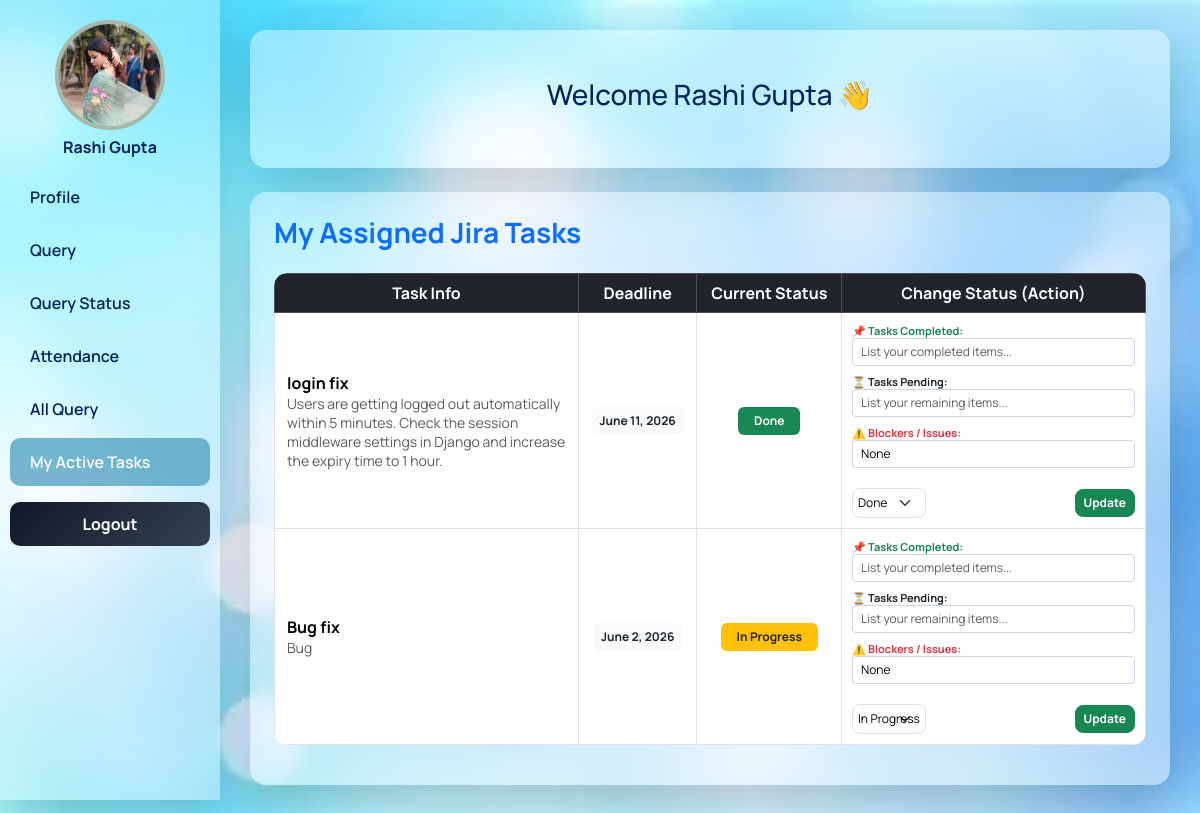
Page /dashboard/ (signed in) on the earlier database version.
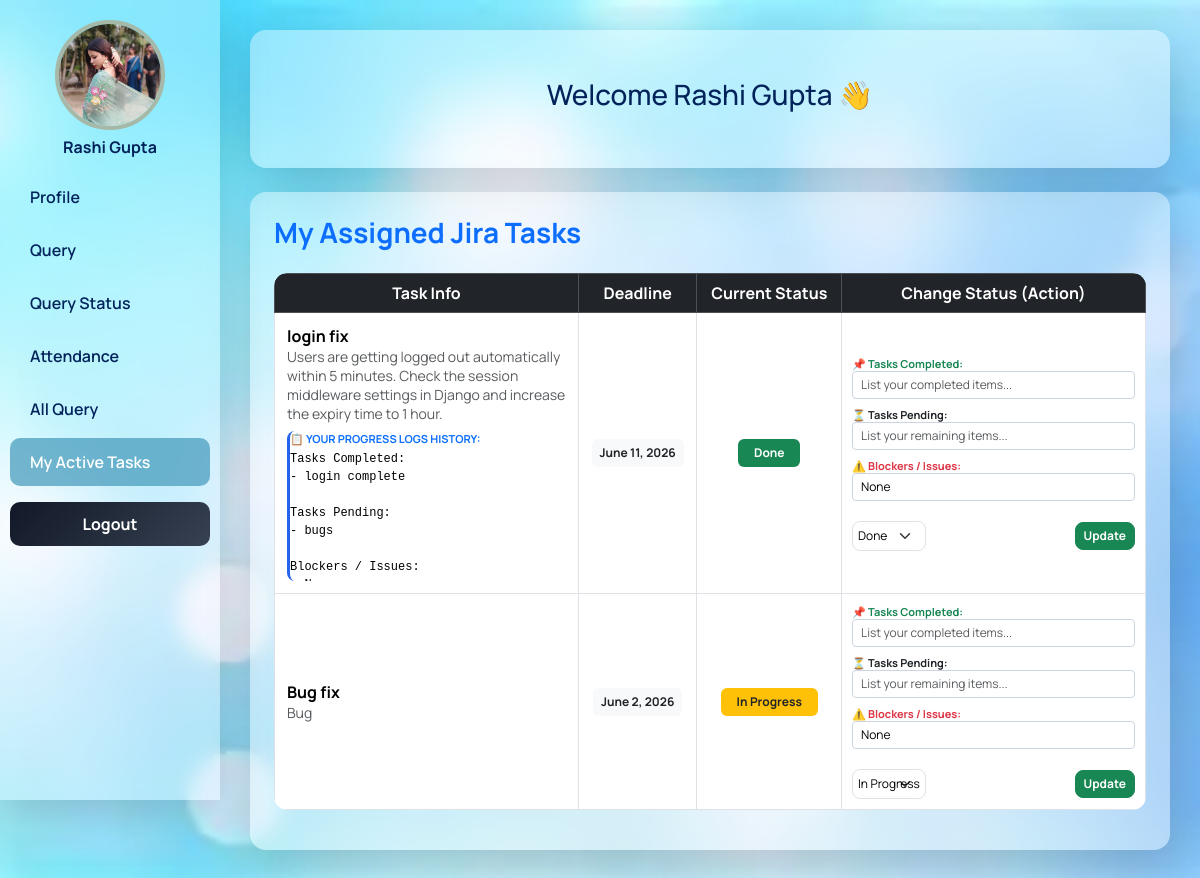
Same page on the later database version.
### app/models.py (models this page shows, shortened)
class Task(models.Model):
    STATUS_CHOICES = [
        ('TODO', 'To Do'),
        ('IN_PROGRESS', 'In Progress'),
        ('DONE', 'Done'),
    ]
    title = models.CharField(max_length=200)
    description = models.TextField()
    assigned_to = models.ForeignKey(AddEmployee, on_delete=models.CASCADE, related_name='tasks')
    status = models.CharField(max_length=20, choices=STATUS_CHOICES, default='TODO')
    created_at = models.DateTimeField(auto_now_add=True)
    due_date = models.DateField()
    progress_note = models.TextField(null=True, blank=True)

### app/views.py (the view)
# urls.py: path('dashboard/',dashboard,name='dashboard'),
def dashboard(req):
    if req.session.get('admin', None):
        data = req.session.get('admin')
        total_emp = new.objects.count()
        total_dep = dep.objects.count()
        total_query = Query.objects.count()
        total_tasks = Task.objects.count() # 🔥 Naya task count
        today = date.today()
        today_attendance = Attendance.objects.filter(date=today).count()
        return render(req, 'admindashboard.html', {
            'data': data,
            'total_emp': total_emp,
            'total_dep': total_dep,
            'total_query': total_query,
            'today_attendance': today_attendance,
            'total_tasks': total_tasks # 🔥 Template me bheja
        })
    elif req.session.get('user_id', None):
        id = req.session['user_id']
        userdata = new.objects.get(id=id)
        my_tasks = Task.objects.filter(assigned_to=userdata).order_by('-created_at')
        return render(req, 'userdashboard.html', {'data': userdata, 'my_tasks': my_tasks})
    else:
        return redirect('login')

### app/templates/userdashboard.html (shortened to what the changed rows need)
{% block contant %}
<!DOCTYPE html>
<html lang="en">
<head>
    <link href="https://cdn.jsdelivr.net/npm/bootstrap@5.3.2/dist/css/bootstrap.min.css" rel="stylesheet">
</head>
<body>
<div class="wrapper">
    <div class="main-content">
       {% if my_tasks %}
        <div id="jira_tasks" class="mt-4">
            <div class="glass shadow-lg p-4">
                <div class="table-responsive">
                    <table class="table table-bordered table-hover text-center align-middle" style="background:rgba(255,255,255,0.55); backdrop-filter:blur(12px); border-radius:14px; overflow:hidden;">
                        <thead class="table-dark" style="background:linear-gradient(135deg,#03161e,#15596d);">
                            <tr>
                                <th>Task Info</th>
                                <th>Deadline</th>
                                <th>Current Status</th>
                                <th>Change Status (Action)</th>
                            </tr>
                        </thead>
                        <tbody>
                            {% for t in my_tasks %}
<tr style="background:rgba(255,255,255,0.7);">
    <td class="text-start" style="padding:12px; color:#000 !important;">
        <strong>{{ t.title }}</strong><br>
        <small class="text-muted">{{ t.description }}</small>
        {% if t.progress_note %}
        <div class="mt-2 p-2.5 text-start" style="border-left: 3px solid #2563eb; background-color: rgba(255,255,255,0.6); border-radius: 8px; max-height: 150px; overflow-y: auto;">
            <strong class="text-primary d-block mb-1" style="font-size: 11px;">📋 YOUR PROGRESS LOGS HISTORY:</strong>
            <div style="font-size: 12px; font-family: monospace; white-space: pre-line; color: #000; line-height: 1.5;">{{ t.progress_note }}</div>
        </div>
        {% endif %}
    </td>
                                <td style="color:#000 !important;"><span class="badge bg-light text-dark p-2">{{ t.due_date }}</span></td>
                                <td style="color:#000 !important;">
                                    {% if t.status == 'TODO' %}
                                        <span class="badge bg-secondary px-3 py-2">To Do</span>
                                    {% elif t.status == 'IN_PROGRESS' %}
                                        <span class="badge bg-warning text-dark px-3 py-2">In Progress</span>
                                    {% else %}
                                        <span class="badge bg-success px-3 py-2">Done</span>
                                    {% endif %}
                                </td>
                              <td style="padding:10px; min-width: 280px;">
    <form action="{% url 'update_task_status' t.id %}" method="post" class="d-flex flex-column gap-2 align-items-stretch">
        <div class="w-100 d-flex flex-column gap-2 text-start mb-2">
            <div>
                <label class="form-label mb-0 fw-bold text-success" style="font-size: 11px;">📌 Tasks Completed:</label>
                <input type="text" name="completed_tasks" class="form-control form-control-sm" style="font-size: 12px; background: #fff !important; border: 1px solid #cbd5e1 !important; color: #000;" placeholder="List your completed items..." required>
            </div>
            <div>
                <label class="form-label mb-0 fw-bold text-warning text-dark" style="font-size: 11px;">⏳ Tasks Pending:</label>
                <input type="text" name="pending_tasks" class="form-control form-control-sm" style="font-size: 12px; background: #fff !important; border: 1px solid #cbd5e1 !important; color: #000;" placeholder="List your remaining items..." required>
            </div>
            <div>
                <label class="form-label mb-0 fw-bold text-danger" style="font-size: 11px;">⚠️ Blockers / Issues:</label>
                <input type="text" name="issues_tasks" class="form-control form-control-sm" style="font-size: 12px; background: #fff !important; border: 1px solid #cbd5e1 !important; color: #000;" value="None" placeholder="Any technical blockers?" required>
            </div>
        </div>
        <div class="d-flex gap-2 align-items-center justify-content-between mt-1">
            <select name="status" class="form-select form-select-sm" style="width: auto !important; padding: 5px; border-radius: 8px; color:#000; font-size: 12px;">
                <option value="DONE" {% if t.status == 'DONE' %}selected{% endif %}>Done</option>
            </select>
            <button type="submit" class="btn btn-sm btn-success px-2 py-1" style="border-radius: 8px; font-size:12px; font-weight: bold;">Update</button>
        </div>
    </form>
</td>
                            </tr>
                            {% empty %}
                            <tr>
                                <td colspan="4" class="text-muted py-4" style="color:#000 !important;">No tasks pending for you. Great job!</td>
                            </tr>
                            {% endfor %}
                        </tbody>
                    </table>
                </div>
            </div>
        </div>
        {% endif %}
        </div>
     </div>
</body>
</html>
{% endblock contant %}

Differences in the rows shown:
changed Task "login fix": progress_note (not shown) → "Tasks Completed: - login complete Tasks Pending: - bugs Blockers / Issues:…"
